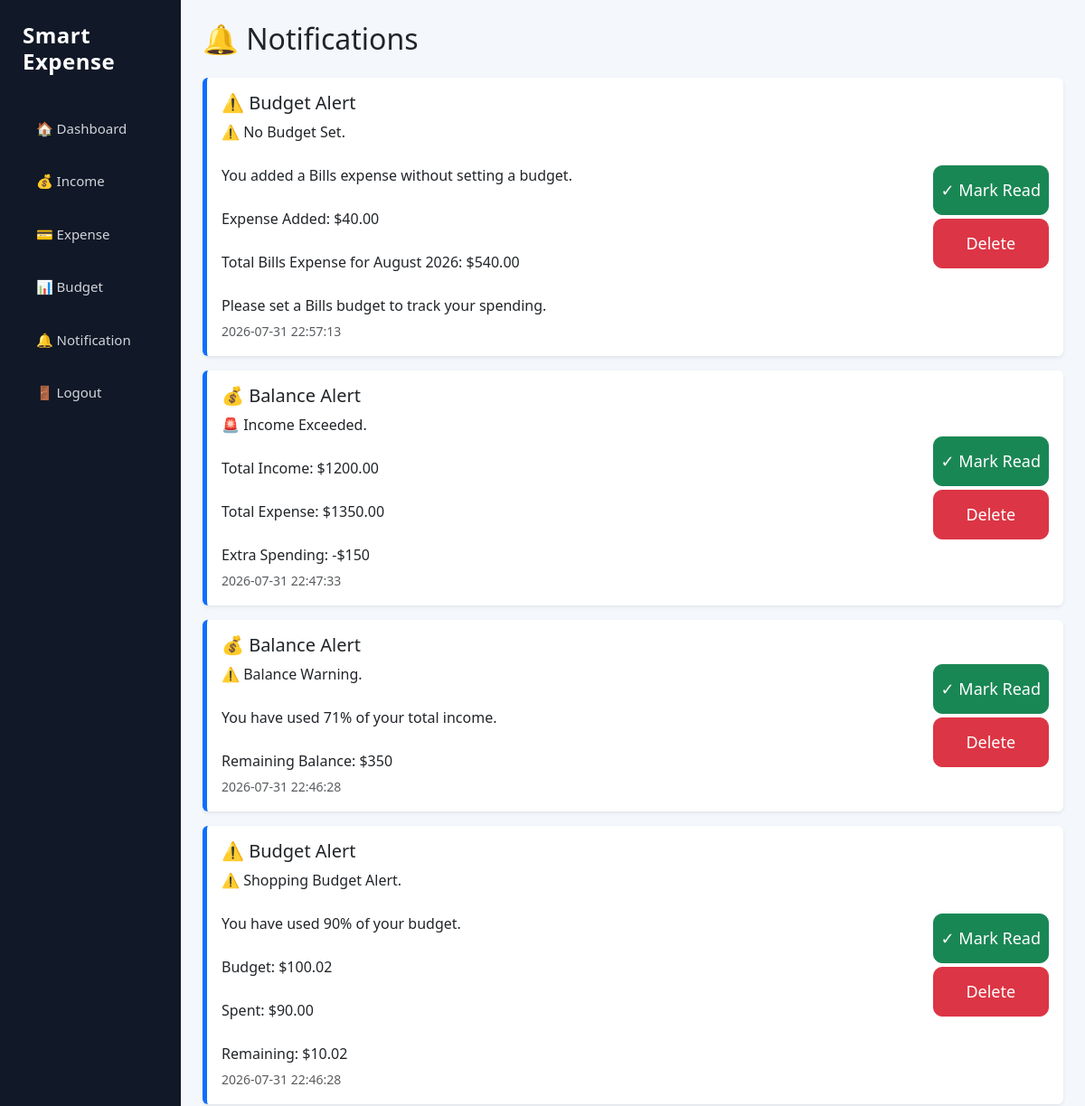
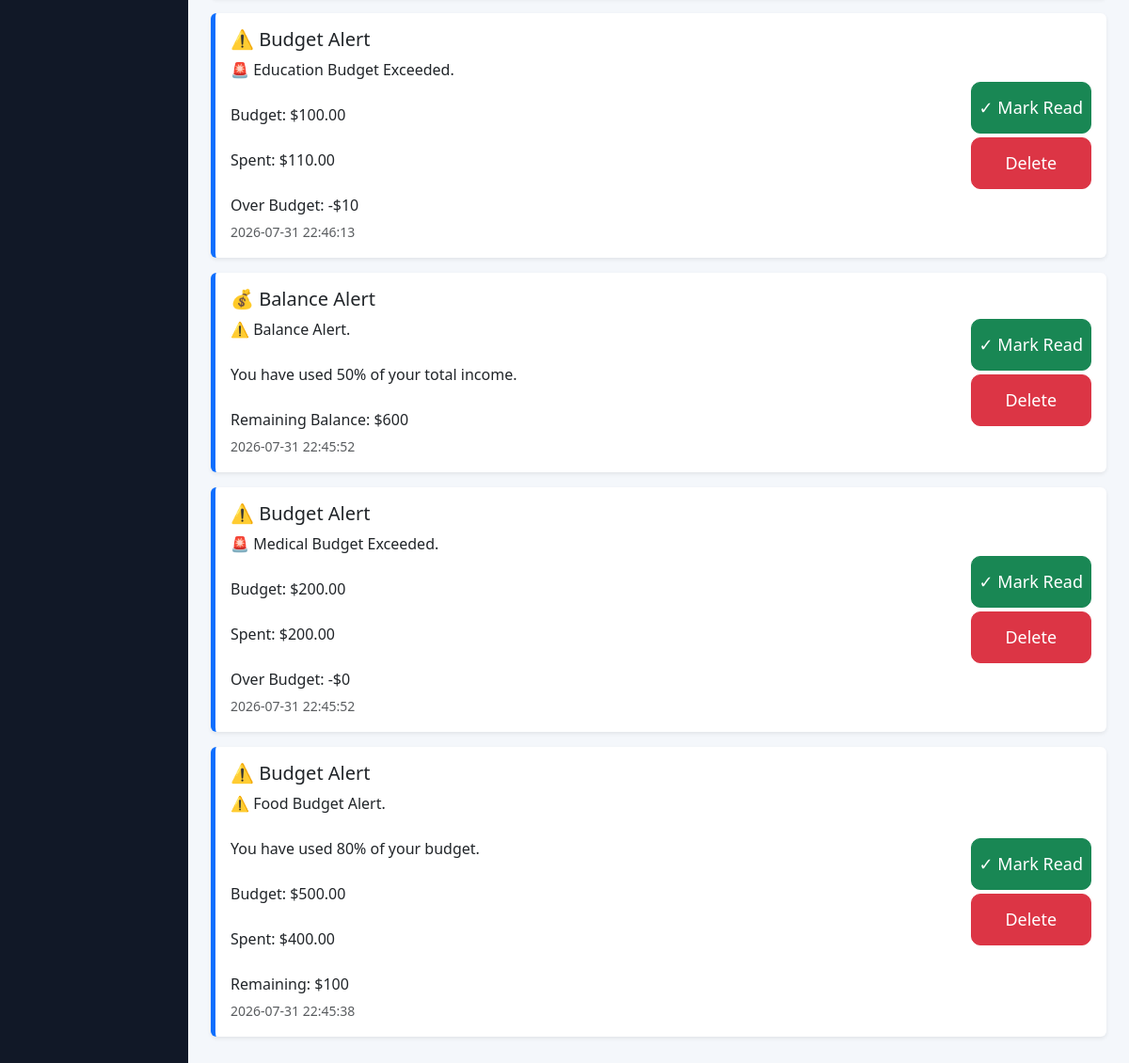
The page /notification.php (signed in) on the database its author committed (2 pictures, top to bottom).
### tables this page shows
CREATE TABLE `notification` (
  `notification_id` int(11) NOT NULL,
  `user_id` int(11) DEFAULT NULL,
  `message` text DEFAULT NULL,
  `notification_type` varchar(50) DEFAULT NULL,
  `status` varchar(20) DEFAULT 'Unread',
  `created_at` timestamp NOT NULL DEFAULT current_timestamp(),
  `alert_level` int(11) DEFAULT 0,
  `category_id` int(11) DEFAULT NULL
);

### notification.php (the view, shortened to what this page needs)
<?php
include "config/database.php";
$user_id = $_SESSION['user_id'];
$query = mysqli_query($conn,
"SELECT * FROM notification
WHERE user_id='$user_id'
ORDER BY notification_id DESC"
);
?>
<!DOCTYPE html>
<html>
<head>
<link href="https://cdn.jsdelivr.net/npm/bootstrap@5.3.3/dist/css/bootstrap.min.css" rel="stylesheet">
<link rel="stylesheet" href="css/style.css">
</head>
<body>
<div class="container-fluid">
<div class="row">
<div class="col-md-3 col-lg-2 sidebar" id="sidebar">
<h4>
Smart Expense
</h4>
<a href="dashboard.php">
🏠 Dashboard
</a>
<a href="income.php">
💰 Income
</a>
<a href="expense.php">
💳 Expense
</a>
<a href="budget.php">
📊 Budget
</a>
<a href="notification.php">
🔔 Notification
</a>
<a href="logout.php">
🚪 Logout
</a>
</div>
<div class="col-md-9 col-lg-10 p-4">
<h2 class="mb-4">
🔔 Notifications
</h2>
<?php while($row=mysqli_fetch_assoc($query)){ ?>
<div class="card shadow-sm mb-3 border-0 notification-card
<?php echo ($row['status']=="Unread") ? "unread-notification" : ""; ?>
">
<div class="card-body d-flex justify-content-between align-items-center">
<div>
<h5>
<?php
if($row['notification_type']=="Budget Alert"){
echo "⚠️ Budget Alert";
}
elseif($row['notification_type']=="Balance Alert"){
echo "💰 Balance Alert";
}
else{
echo "🔔 Notification";
}
?>
</h5>
<p class="mb-1">
<?php echo nl2br($row['message']); ?>
</p>
<small class="text-muted">
<?php echo $row['created_at']; ?>
</small>
</div>
<div>
<?php if($row['status']=="Unread"){ ?>
<a href="notification.php?read=<?php echo $row['notification_id']; ?>"
class="btn btn-success btn-sm mb-1">
✓ Mark Read
</a>
<?php } ?>
<a href="notification.php?delete=<?php echo $row['notification_id']; ?>"
class="btn btn-danger btn-sm"
onclick="return confirm('Delete notification?')">
Delete
</a>
</div>
</div>
</div>
<?php } ?>
</div>
</div>
</div>
</body>
</html>

### css/style.css (style rules this page uses)
body { background:#f4f7fb; font-family:'Segoe UI', Tahoma, Geneva, Verdana, sans-serif; }
.sidebar { min-height:100vh; background:#111827; padding:25px; }
.sidebar h4 { color:white; font-weight:700; letter-spacing:.5px; margin-bottom:35px; }
.sidebar a { display:block; color:#d1d5db; text-decoration:none; padding:13px 15px; margin-bottom:10px; border-radius:10px; font-size:15px; transition:.3s; }
.btn { height:55px; display:flex; align-items:center; justify-content:center; font-size:18px; border-radius:10px; }
.notification-card { transition:0.3s; }
.unread-notification { border-left:5px solid #0d6efd !important; }

### rows shown on the page
notification: notification_type "⚠️ Budget Alert", message "⚠️ No Budget Set. You added a Bills expense without setting a budget. Expense Added: $40.00 Total Bills Expense for August 2026: $540.00 Please set a Bills budget to track your spending.", created_at "2026-07-31 22:57:13"
notification: notification_type "💰 Balance Alert", message "🚨 Income Exceeded. Total Income: $1200.00 Total Expense: $1350.00 Extra Spending: -$150", created_at "2026-07-31 22:47:33"
notification: notification_type "💰 Balance Alert", message "⚠️ Balance Warning. You have used 71% of your total income. Remaining Balance: $350", created_at "2026-07-31 22:46:28"
notification: notification_type "⚠️ Budget Alert", message "⚠️ Shopping Budget Alert. You have used 90% of your budget. Budget: $100.02 Spent: $90.00 Remaining: $10.02", created_at "2026-07-31 22:46:28"
notification: notification_type "⚠️ Budget Alert", message "🚨 Education Budget Exceeded. Budget: $100.00 Spent: $110.00 Over Budget: -$10", created_at "2026-07-31 22:46:13"
notification: notification_type "💰 Balance Alert", message "⚠️ Balance Alert. You have used 50% of your total income. Remaining Balance: $600", created_at "2026-07-31 22:45:52"
notification: notification_type "⚠️ Budget Alert", message "🚨 Medical Budget Exceeded. Budget: $200.00 Spent: $200.00 Over Budget: -$0", created_at "2026-07-31 22:45:52"
notification: notification_type "⚠️ Budget Alert", message "⚠️ Food Budget Alert. You have used 80% of your budget. Budget: $500.00 Spent: $400.00 Remaining: $100", created_at "2026-07-31 22:45:38"
